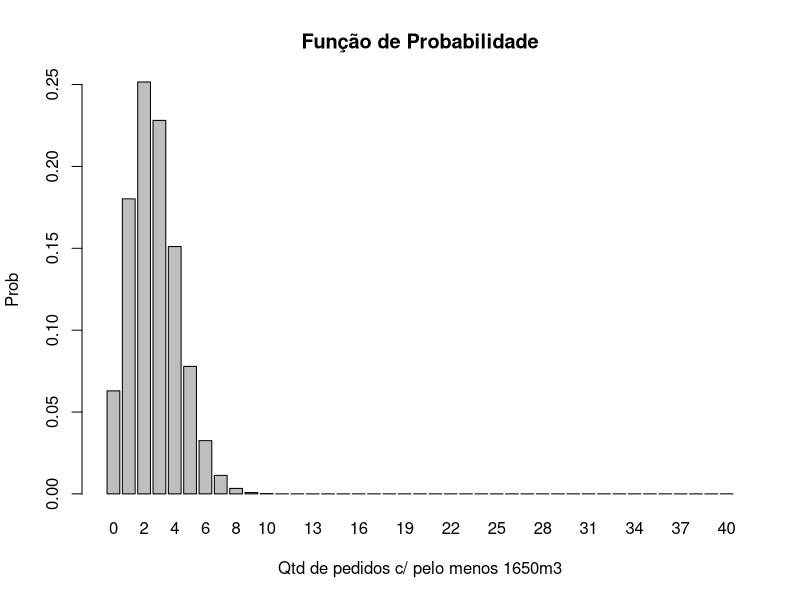

Here is the R script that generated this plot:
## ---- chunk 1
knitr::opts_chunk$set(echo = TRUE)
## ---- chunk 2

pnorm(1650, mean = 1500, sd = 100)

## ---- chunk 3

simul <- rnorm(1000, mean = 1500, sd = 100)

count_1 <- length(which(simul <= 1650))

aprox_prob <- count_1/1000

aprox_prob

## ---- chunk 4

qnorm(0.95, mean = 1500, sd = 100)

## ---- chunk 5

quantile(simul, 0.95)

## ---- chunk 6

prob <- pnorm(1650, mean = 1500, sd = 100, lower.tail = FALSE)
prob

x <- 0:40
y <- dbinom(x, size = 40, prob = prob)

barplot(y, names.arg = x, xlab = "Qtd de pedidos c/ pelo menos 1650m3", ylab = "Prob", main = "Função de Probabilidade")

## ---- chunk 7

pbinom(9, size = 40, prob = prob, lower.tail = F)

## ---- chunk 8

40*prob

